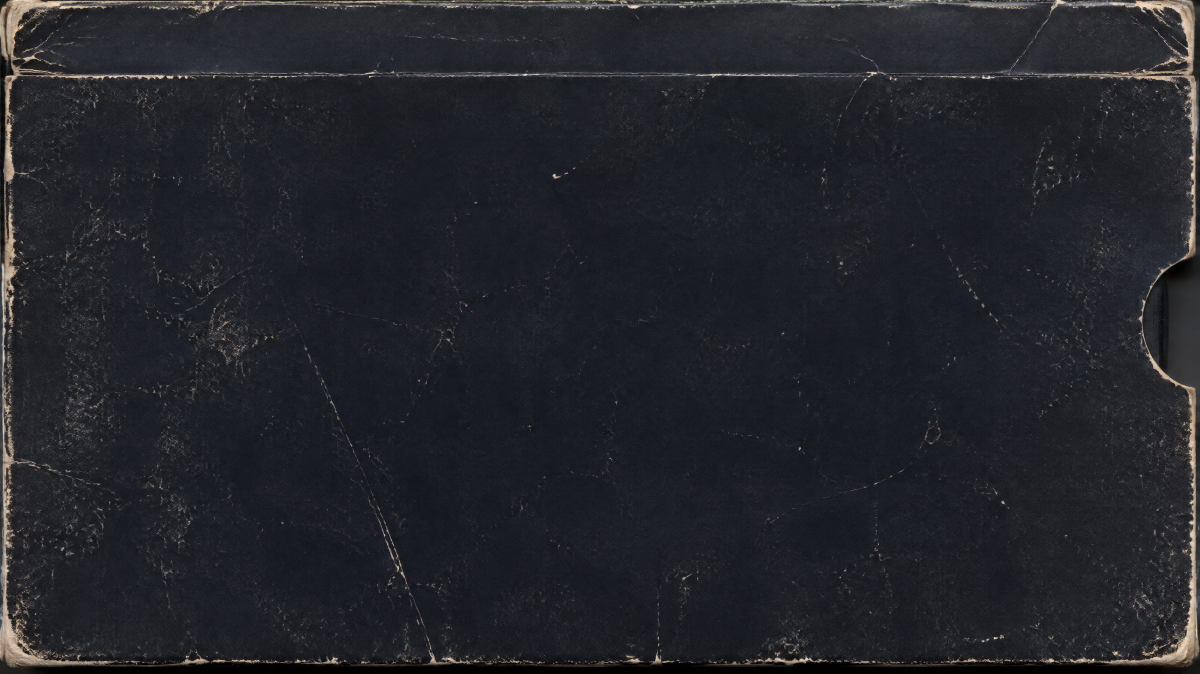
#> input picture site/img/web/box-texture.jpg, 2400 x 1347 px (shown at 1/2 size)
$ python trim_panel.py ../../site/img/web/box-texture.jpg ../../site/img/web/format-tapes.jpg
#> lines starting #> are read from the running program, lines starting #| are printed output that depends on the picture
"""Trim uniform borders (white margins, black frame lines, gutter strips) off a storyboard panel,
then centre-crop to 9:16 and resize to 768x1366.

    python trim_panel.py <in.png> <out.png>
"""
import sys
import numpy as np
from PIL import Image

src, dst = sys.argv[1], sys.argv[2]
im = Image.open(src).convert("RGB")
#> im is the input picture: PIL image 2400x1347 RGB; mean R, G, B 34.9, 35.9, 41.6
a = np.asarray(im).astype(np.int16)
h, w, _ = a.shape
#> h = 1347; w = 2400


def is_border(line):
    # A border line is nearly flat in colour (gutter, margin, frame line) - picture content varies.
    return line.std() < 9


def trim(a, axis_len, get, limit):
    lo = 0
    while lo < limit and is_border(get(lo)):
        lo += 1
    hi = axis_len - 1
    while axis_len - 1 - hi < limit and is_border(get(hi)):
        hi -= 1
    return lo, hi


limit_h, limit_w = int(h * 0.2), int(w * 0.2)
#> limit_h = 269; limit_w = 480
top, bottom = trim(a, h, lambda i: a[i, :, :], limit_h)
#> top = 0; bottom = 1333
left, right = trim(a, w, lambda i: a[:, i, :], limit_w)
#> left = 0; right = 2399
# A couple of extra pixels removes anti-aliased frame-line edges.
pad = 3
top, left = min(top + pad, h // 3), min(left + pad, w // 3)
#> top = 3; left = 3
bottom, right = max(bottom - pad, h * 2 // 3), max(right - pad, w * 2 // 3)
#> bottom = 1330; right = 2396
crop = im.crop((left, top, right + 1, bottom + 1))
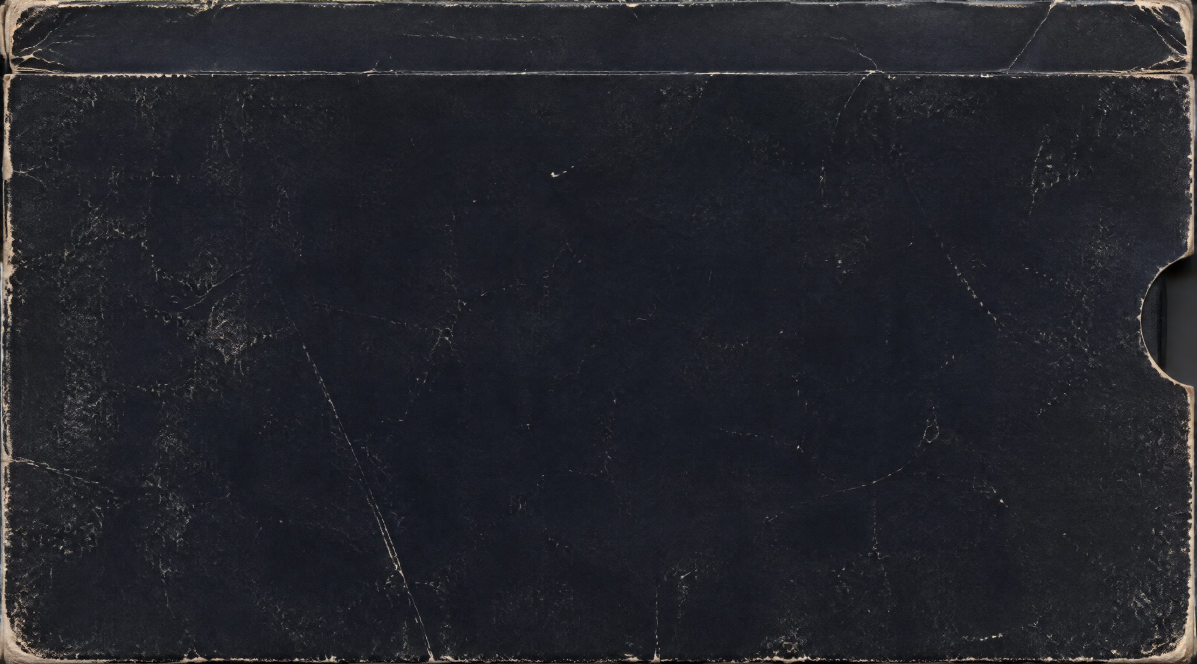
#> crop: PIL image 2394x1328 RGB (shown at 1/2 size); mean R, G, B 35, 36.1, 42

cw, ch = crop.size
#> cw = 2394; ch = 1328
target = 9 / 16
if cw / ch > target:
    nw = int(ch * target)
#> nw = 747
    x = (cw - nw) // 2
#> x = 823
    crop = crop.crop((x, 0, x + nw, ch))
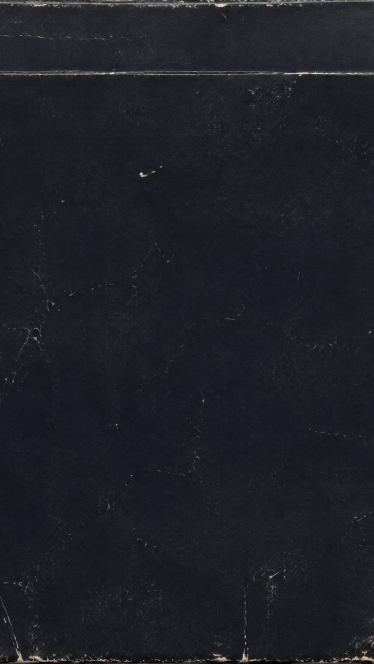
#> crop: PIL image 747x1328 RGB (shown at 1/2 size); mean R, G, B 29.8, 31.7, 38.8
else:
    nh = int(cw / target)
    y = (ch - nh) // 2
    crop = crop.crop((0, y, cw, y + nh))
crop.resize((768, 1366), Image.LANCZOS).save(dst)
print(f"trimmed t{top} b{h - 1 - bottom} l{left} r{w - 1 - right}")
#| trimmed t3 b16 l3 r3
